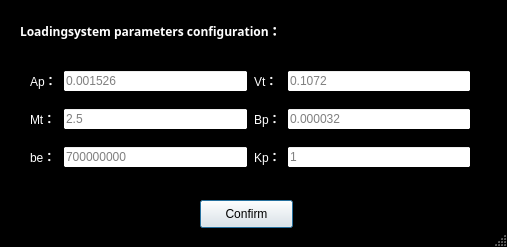
<?xml version="1.0" encoding="UTF-8"?>
<ui version="4.0">
 <class>Dialog</class>
 <widget class="QDialog" name="Dialog">
  <property name="geometry">
   <rect>
    <x>0</x>
    <y>0</y>
    <width>507</width>
    <height>247</height>
   </rect>
  </property>
  <property name="minimumSize">
   <size>
    <width>507</width>
    <height>247</height>
   </size>
  </property>
  <property name="maximumSize">
   <size>
    <width>507</width>
    <height>247</height>
   </size>
  </property>
  <property name="palette">
   <palette>
    <active>
     <colorrole role="Base">
      <brush brushstyle="SolidPattern">
       <color alpha="255">
        <red>255</red>
        <green>255</green>
        <blue>255</blue>
       </color>
      </brush>
     </colorrole>
     <colorrole role="Window">
      <brush brushstyle="SolidPattern">
       <color alpha="255">
        <red>0</red>
        <green>0</green>
        <blue>0</blue>
       </color>
      </brush>
     </colorrole>
    </active>
    <inactive>
     <colorrole role="Base">
      <brush brushstyle="SolidPattern">
       <color alpha="255">
        <red>255</red>
        <green>255</green>
        <blue>255</blue>
       </color>
      </brush>
     </colorrole>
     <colorrole role="Window">
      <brush brushstyle="SolidPattern">
       <color alpha="255">
        <red>0</red>
        <green>0</green>
        <blue>0</blue>
       </color>
      </brush>
     </colorrole>
    </inactive>
    <disabled>
     <colorrole role="Base">
      <brush brushstyle="SolidPattern">
       <color alpha="255">
        <red>0</red>
        <green>0</green>
        <blue>0</blue>
       </color>
      </brush>
     </colorrole>
     <colorrole role="Window">
      <brush brushstyle="SolidPattern">
       <color alpha="255">
        <red>0</red>
        <green>0</green>
        <blue>0</blue>
       </color>
      </brush>
     </colorrole>
    </disabled>
   </palette>
  </property>
  <property name="windowTitle">
   <string>Hydraulic Loading System</string>
  </property>
  <property name="sizeGripEnabled">
   <bool>true</bool>
  </property>
  <widget class="QLabel" name="label_3">
   <property name="geometry">
    <rect>
     <x>20</x>
     <y>20</y>
     <width>361</width>
     <height>21</height>
    </rect>
   </property>
   <property name="palette">
    <palette>
     <active>
      <colorrole role="WindowText">
       <brush brushstyle="SolidPattern">
        <color alpha="255">
         <red>255</red>
         <green>255</green>
         <blue>255</blue>
        </color>
       </brush>
      </colorrole>
     </active>
     <inactive>
      <colorrole role="WindowText">
       <brush brushstyle="SolidPattern">
        <color alpha="255">
         <red>255</red>
         <green>255</green>
         <blue>255</blue>
        </color>
       </brush>
      </colorrole>
     </inactive>
     <disabled>
      <colorrole role="WindowText">
       <brush brushstyle="SolidPattern">
        <color alpha="255">
         <red>120</red>
         <green>120</green>
         <blue>120</blue>
        </color>
       </brush>
      </colorrole>
     </disabled>
    </palette>
   </property>
   <property name="font">
    <font>
     <family>Arial Black</family>
     <weight>75</weight>
     <bold>true</bold>
    </font>
   </property>
   <property name="text">
    <string>Loadingsystem parameters configuration：</string>
   </property>
  </widget>
  <widget class="QPushButton" name="pushButton_confirm">
   <property name="geometry">
    <rect>
     <x>200</x>
     <y>200</y>
     <width>93</width>
     <height>28</height>
    </rect>
   </property>
   <property name="text">
    <string>Confirm</string>
   </property>
  </widget>
  <widget class="QWidget" name="">
   <property name="geometry">
    <rect>
     <x>30</x>
     <y>60</y>
     <width>441</width>
     <height>121</height>
    </rect>
   </property>
   <layout class="QGridLayout" name="gridLayout">
    <item row="0" column="0">
     <widget class="QLabel" name="label">
      <property name="palette">
       <palette>
        <active>
         <colorrole role="WindowText">
          <brush brushstyle="SolidPattern">
           <color alpha="255">
            <red>255</red>
            <green>255</green>
            <blue>255</blue>
           </color>
          </brush>
         </colorrole>
        </active>
        <inactive>
         <colorrole role="WindowText">
          <brush brushstyle="SolidPattern">
           <color alpha="255">
            <red>255</red>
            <green>255</green>
            <blue>255</blue>
           </color>
          </brush>
         </colorrole>
        </inactive>
        <disabled>
         <colorrole role="WindowText">
          <brush brushstyle="SolidPattern">
           <color alpha="255">
            <red>120</red>
            <green>120</green>
            <blue>120</blue>
           </color>
          </brush>
         </colorrole>
        </disabled>
       </palette>
      </property>
      <property name="toolTip">
       <string>&lt;html&gt;&lt;head/&gt;&lt;body&gt;&lt;p&gt;Piston Area&lt;/p&gt;&lt;p&gt;Unit: m^2&lt;/p&gt;&lt;/body&gt;&lt;/html&gt;</string>
      </property>
      <property name="text">
       <string>Ap：</string>
      </property>
     </widget>
    </item>
    <item row="0" column="1">
     <widget class="QLineEdit" name="lineEdit_load_Ap">
      <property name="placeholderText">
       <string>0.001526</string>
      </property>
     </widget>
    </item>
    <item row="0" column="2">
     <widget class="QLabel" name="label_4">
      <property name="palette">
       <palette>
        <active>
         <colorrole role="WindowText">
          <brush brushstyle="SolidPattern">
           <color alpha="255">
            <red>255</red>
            <green>255</green>
            <blue>255</blue>
           </color>
          </brush>
         </colorrole>
        </active>
        <inactive>
         <colorrole role="WindowText">
          <brush brushstyle="SolidPattern">
           <color alpha="255">
            <red>255</red>
            <green>255</green>
            <blue>255</blue>
           </color>
          </brush>
         </colorrole>
        </inactive>
        <disabled>
         <colorrole role="WindowText">
          <brush brushstyle="SolidPattern">
           <color alpha="255">
            <red>120</red>
            <green>120</green>
            <blue>120</blue>
           </color>
          </brush>
         </colorrole>
        </disabled>
       </palette>
      </property>
      <property name="toolTip">
       <string>&lt;html&gt;&lt;head/&gt;&lt;body&gt;&lt;p&gt;Cylinder Volume&lt;/p&gt;&lt;p&gt;Unit: m^3&lt;/p&gt;&lt;/body&gt;&lt;/html&gt;</string>
      </property>
      <property name="text">
       <string>Vt：</string>
      </property>
     </widget>
    </item>
    <item row="0" column="3">
     <widget class="QLineEdit" name="lineEdit_load_Vt">
      <property name="placeholderText">
       <string>0.1072</string>
      </property>
     </widget>
    </item>
    <item row="1" column="0">
     <widget class="QLabel" name="label_8">
      <property name="palette">
       <palette>
        <active>
         <colorrole role="WindowText">
          <brush brushstyle="SolidPattern">
           <color alpha="255">
            <red>255</red>
            <green>255</green>
            <blue>255</blue>
           </color>
          </brush>
         </colorrole>
        </active>
        <inactive>
         <colorrole role="WindowText">
          <brush brushstyle="SolidPattern">
           <color alpha="255">
            <red>255</red>
            <green>255</green>
            <blue>255</blue>
           </color>
          </brush>
         </colorrole>
        </inactive>
        <disabled>
         <colorrole role="WindowText">
          <brush brushstyle="SolidPattern">
           <color alpha="255">
            <red>120</red>
            <green>120</green>
            <blue>120</blue>
           </color>
          </brush>
         </colorrole>
        </disabled>
       </palette>
      </property>
      <property name="toolTip">
       <string>&lt;html&gt;&lt;head/&gt;&lt;body&gt;&lt;p&gt;Piston Mass&lt;/p&gt;&lt;p&gt;Unit: kg&lt;/p&gt;&lt;/body&gt;&lt;/html&gt;</string>
      </property>
      <property name="text">
       <string>Mt：</string>
      </property>
     </widget>
    </item>
    <item row="1" column="1">
     <widget class="QLineEdit" name="lineEdit_load_Mt">
      <property name="placeholderText">
       <string>2.5</string>
      </property>
     </widget>
    </item>
    <item row="1" column="2">
     <widget class="QLabel" name="label_6">
      <property name="palette">
       <palette>
        <active>
         <colorrole role="WindowText">
          <brush brushstyle="SolidPattern">
           <color alpha="255">
            <red>255</red>
            <green>255</green>
            <blue>255</blue>
           </color>
          </brush>
         </colorrole>
        </active>
        <inactive>
         <colorrole role="WindowText">
          <brush brushstyle="SolidPattern">
           <color alpha="255">
            <red>255</red>
            <green>255</green>
            <blue>255</blue>
           </color>
          </brush>
         </colorrole>
        </inactive>
        <disabled>
         <colorrole role="WindowText">
          <brush brushstyle="SolidPattern">
           <color alpha="255">
            <red>120</red>
            <green>120</green>
            <blue>120</blue>
           </color>
          </brush>
         </colorrole>
        </disabled>
       </palette>
      </property>
      <property name="toolTip">
       <string>&lt;html&gt;&lt;head/&gt;&lt;body&gt;&lt;p&gt;Fluid Viscosity&lt;/p&gt;&lt;p&gt;Unit: m^2/s&lt;/p&gt;&lt;/body&gt;&lt;/html&gt;</string>
      </property>
      <property name="text">
       <string>Bp：</string>
      </property>
     </widget>
    </item>
    <item row="1" column="3">
     <widget class="QLineEdit" name="lineEdit_load_Bp">
      <property name="placeholderText">
       <string>0.000032</string>
      </property>
     </widget>
    </item>
    <item row="2" column="0">
     <widget class="QLabel" name="label_12">
      <property name="palette">
       <palette>
        <active>
         <colorrole role="WindowText">
          <brush brushstyle="SolidPattern">
           <color alpha="255">
            <red>255</red>
            <green>255</green>
            <blue>255</blue>
           </color>
          </brush>
         </colorrole>
        </active>
        <inactive>
         <colorrole role="WindowText">
          <brush brushstyle="SolidPattern">
           <color alpha="255">
            <red>255</red>
            <green>255</green>
            <blue>255</blue>
           </color>
          </brush>
         </colorrole>
        </inactive>
        <disabled>
         <colorrole role="WindowText">
          <brush brushstyle="SolidPattern">
           <color alpha="255">
            <red>120</red>
            <green>120</green>
            <blue>120</blue>
           </color>
          </brush>
         </colorrole>
        </disabled>
       </palette>
      </property>
      <property name="toolTip">
       <string>&lt;html&gt;&lt;head/&gt;&lt;body&gt;&lt;p&gt;the Volume Elastic Modulus of Hydraulic Oil&lt;/p&gt;&lt;/body&gt;&lt;/html&gt;</string>
      </property>
      <property name="text">
       <string>be：</string>
      </property>
     </widget>
    </item>
    <item row="2" column="1">
     <widget class="QLineEdit" name="lineEdit_load_be">
      <property name="placeholderText">
       <string>700000000</string>
      </property>
     </widget>
    </item>
    <item row="2" column="2">
     <widget class="QLabel" name="label_10">
      <property name="palette">
       <palette>
        <active>
         <colorrole role="WindowText">
          <brush brushstyle="SolidPattern">
           <color alpha="255">
            <red>255</red>
            <green>255</green>
            <blue>255</blue>
           </color>
          </brush>
         </colorrole>
        </active>
        <inactive>
         <colorrole role="WindowText">
          <brush brushstyle="SolidPattern">
           <color alpha="255">
            <red>255</red>
            <green>255</green>
            <blue>255</blue>
           </color>
          </brush>
         </colorrole>
        </inactive>
        <disabled>
         <colorrole role="WindowText">
          <brush brushstyle="SolidPattern">
           <color alpha="255">
            <red>120</red>
            <green>120</green>
            <blue>120</blue>
           </color>
          </brush>
         </colorrole>
        </disabled>
       </palette>
      </property>
      <property name="toolTip">
       <string>&lt;html&gt;&lt;head/&gt;&lt;body&gt;&lt;p&gt;Unit： A/V&lt;/p&gt;&lt;/body&gt;&lt;/html&gt;</string>
      </property>
      <property name="text">
       <string>Kp：</string>
      </property>
     </widget>
    </item>
    <item row="2" column="3">
     <widget class="QLineEdit" name="lineEdit_load_Kp">
      <property name="placeholderText">
       <string>1</string>
      </property>
     </widget>
    </item>
   </layout>
  </widget>
 </widget>
 <resources/>
 <connections/>
</ui>
